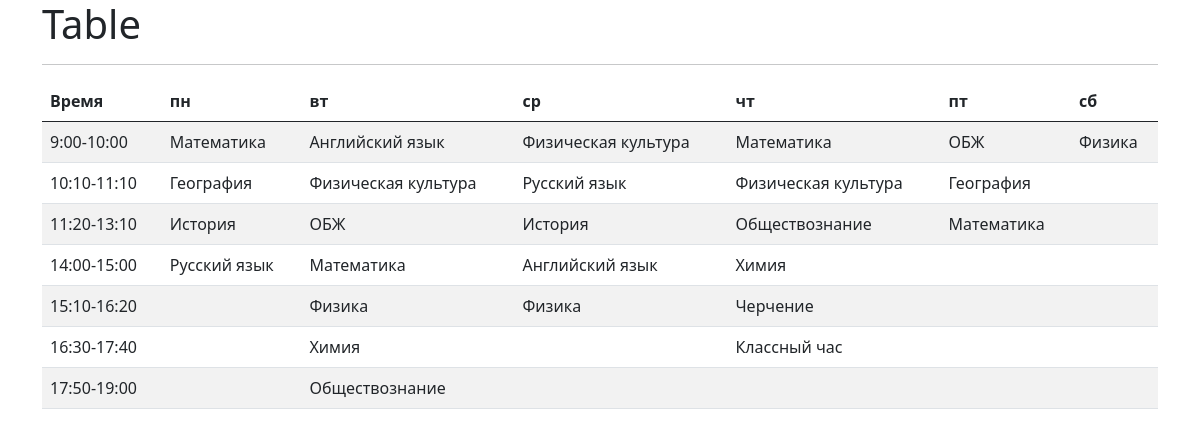
The page / on the database its author committed.
### schedule_table.py (models this page shows)
class TimeFrame(db.Model):
    id = db.Column(db.Integer, primary_key=True)
    timef = db.Column(db.String(256))
    monday = db.Column(db.String(256))
    tuesday = db.Column(db.String(256))
    wednesday = db.Column(db.String(256))
    thursday = db.Column(db.String(256))
    friday = db.Column(db.String(256))
    saturday = db.Column(db.String(256))

### schedule_table.py (the view)
@app.route('/')
def index():
    shed = TimeFrame.query
    return render_template('schedule_table.html', title='Table',
                           timefr=shed)

### templates/schedule_table.html
{% extends "base.html" %}
{% block content %}
  <table id="shedule" class="table table-striped">
    <thead>
      <tr>
        <th>Время</th>
        <th>пн</th>
        <th>вт</th>
        <th>ср</th>
        <th>чт</th>
        <th>пт</th>
        <th>сб</th>
      </tr>
    </thead>
    <tbody>
      {% for t in timefr %}
        <tr>
          <td>{{ t.timef }}</td>
          <td>{{ t.monday }}</td>
          <td>{{ t.tuesday }}</td>
          <td>{{ t.wednesday }}</td>
          <td>{{ t.thursday }}</td>
          <td>{{ t.friday }}</td>
          <td>{{ t.saturday }}</td>
        </tr>
      {% endfor %}
    </tbody>
  </table>
{% endblock %}

### templates/base.html (shortened to what this page needs)
<!doctype html>
<html>
  <head>
    <link href="https://cdn.jsdelivr.net/npm/bootstrap@5.0.1/dist/css/bootstrap.min.css" rel="stylesheet">
    <link rel="stylesheet" type="text/css" href="https://cdn.datatables.net/1.10.25/css/dataTables.bootstrap5.css">
  </head>
  <body>
    <div class="container">
      <h1>{{ title }}</h1>
      <hr>
      {% block content %}{% endblock %}
    </div>
  </body>
</html>

### rows shown on the page
TimeFrame: timef "9:00-10:00", monday "Математика", tuesday "Английский язык", wednesday "Физическая культура", thursday "Математика", friday "ОБЖ", saturday "Физика"
TimeFrame: timef "10:10-11:10", monday "География", tuesday "Физическая культура", wednesday "Русский язык", thursday "Физическая культура", friday "География"
TimeFrame: timef "11:20-13:10", monday "История", tuesday "ОБЖ", wednesday "История", thursday "Обществознание", friday "Математика"
TimeFrame: timef "14:00-15:00", monday "Русский язык", tuesday "Математика", wednesday "Английский язык", thursday "Химия"
TimeFrame: timef "15:10-16:20", tuesday "Физика", wednesday "Физика", thursday "Черчение"
TimeFrame: timef "16:30-17:40", tuesday "Химия", thursday "Классный час"
TimeFrame: timef "17:50-19:00", tuesday "Обществознание"
